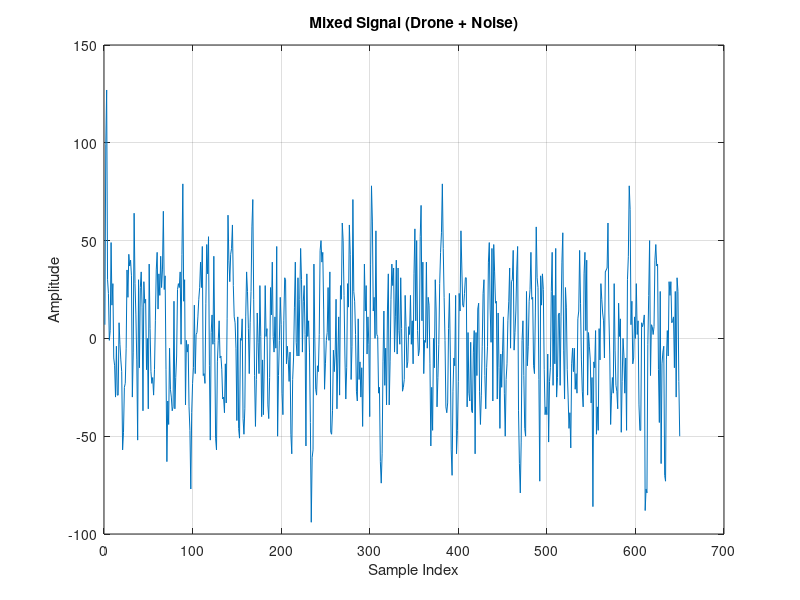

The MATLAB script that drew this image:
clc;
clear;


Fs = 8000;
N = 650;  

t = (0:N-1)/Fs;


f_drone = 300;  
drone = 0.8 * sin(2*pi*f_drone*t);

signals = zeros(14, N);

for k = 1:14
    rand_freq = randi([100 2000]);   
    rand_amp  = rand * 0.5;          
    
    signals(k,:) = rand_amp * sin(2*pi*rand_freq*t) ...
                   + 0.2*randn(1,N); % noise
end

mixed = drone;

for k = 1:14
    mixed = mixed + signals(k,:);
end

mixed = mixed / max(abs(mixed));

audio_8bit = int8(mixed * 127);

fileID = fopen('samples_bin.txt','w');

for i = 1:N
    val = typecast(audio_8bit(i), 'uint8');
    binStr = dec2bin(val,8);
    fprintf(fileID, '%s\n', binStr);
end

fclose(fileID);

disp('Binary file saved');

figure;
plot(audio_8bit);
title('Mixed Signal (Drone + Noise)');
xlabel('Sample Index');
ylabel('Amplitude');
grid on;
